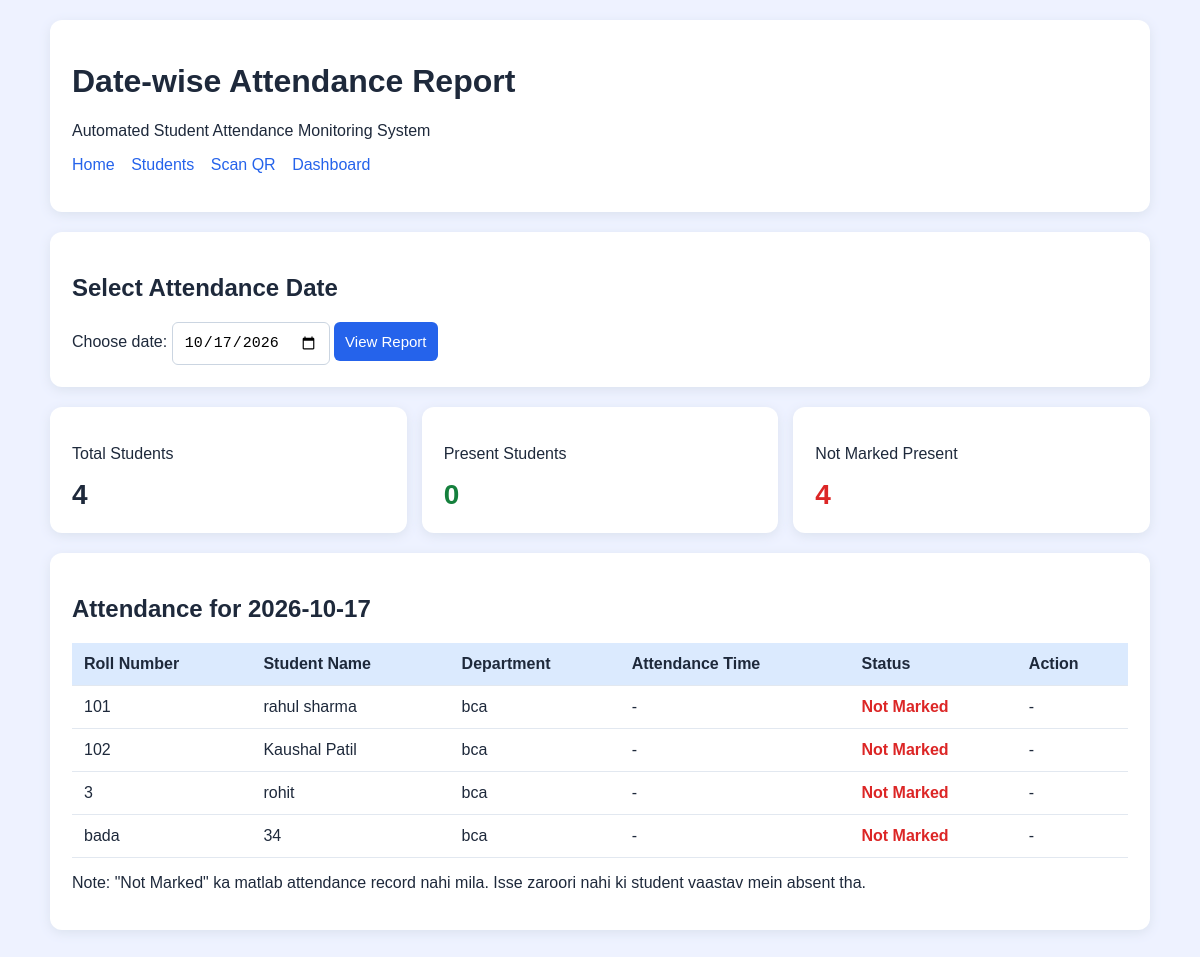
/date-report (signed in), run on the app's committed database.
### tables this page shows
CREATE TABLE students (
                id INTEGER PRIMARY KEY AUTOINCREMENT,
                roll_no TEXT NOT NULL UNIQUE,
                name TEXT NOT NULL,
                department TEXT NOT NULL
            , qr_token TEXT);

### app.py (the view)
@app.route("/date-report")
@login_required
def date_report():
    selected_date = request.args.get(
        "date", datetime.now().strftime("%Y-%m-%d")
    )
    try:
        selected_date = datetime.strptime(
            selected_date, "%Y-%m-%d"
        ).strftime("%Y-%m-%d")
    except (ValueError, TypeError):
        selected_date = datetime.now().strftime("%Y-%m-%d")
    with get_db() as conn:
        records = conn.execute("""
            SELECT
                s.id AS student_id,
                s.roll_no,
                s.name,
                s.department,
                a.attendance_time,
                a.status
            FROM students s
            LEFT JOIN attendance a
                ON s.id = a.student_id
                AND a.attendance_date = ?
            ORDER BY s.roll_no
        """, (selected_date,)).fetchall()
    present_count = sum(
        1 for record in records
        if record["status"] == "Present"
    )
    return render_template(
        "date_report.html",
        records=records,
        selected_date=selected_date,
        total_students=len(records),
        present_count=present_count,
        not_marked_count=len(records) - present_count
    )

### app.py (called while the page is built)
def get_db():
    conn = sqlite3.connect(str(DATABASE))
    conn.row_factory = sqlite3.Row
    conn.execute("PRAGMA foreign_keys = ON")
    return conn

def login_required(view):
    @wraps(view)
    def wrapped(*args, **kwargs):
        if "admin_id" not in session:
            return redirect(url_for("login"))
        return view(*args, **kwargs)
    return wrapped

### templates/date_report.html (shortened to what this page needs)
<!DOCTYPE html>
<html lang="en">
<head>
</head>
<body>
<div class="container">
    <div class="card">
        <h1>Date-wise Attendance Report</h1>
        <p>Automated Student Attendance Monitoring System</p>
        <p>
            <a href="/">Home</a>
            <a href="/students">Students</a>
            <a href="/scan">Scan QR</a>
            <a href="/report">Dashboard</a>
        </p>
    </div>
    <div class="card">
        <h2>Select Attendance Date</h2>
        <form method="GET" action="{{ url_for('date_report') }}">
            <label for="date">Choose date: </label>
            <input
                type="date"
                id="date"
                name="date"
                value="{{ selected_date }}"
                required
            >
            <button type="submit">View Report</button>
        </form>
    </div>
    <div class="summary">
        <div class="card">
            <p>Total Students</p>
            <div class="number">{{ total_students }}</div>
        </div>
        <div class="card">
            <p>Present Students</p>
            <div class="number green">{{ present_count }}</div>
        </div>
        <div class="card">
            <p>Not Marked Present</p>
            <div class="number red">{{ not_marked_count }}</div>
        </div>
    </div>
    <div class="card">
        <h2>Attendance for {{ selected_date }}</h2>
        <div class="table-wrap">
            <table>
                <thead>
                    <tr>
                        <th>Roll Number</th>
                        <th>Student Name</th>
                        <th>Department</th>
                        <th>Attendance Time</th>
                        <th>Status</th>
                        <th>Action</th>
                    </tr>
                </thead>
                <tbody>
                {% for student in records %}
                    <tr>
                        <td>{{ student.roll_no }}</td>
                        <td>{{ student.name }}</td>
                        <td>{{ student.department }}</td>
                        <td>
                            {{ student.attendance_time or '-' }}
                        </td>
                        <td>
                            {% if student.status == 'Present' %}
                                <strong class="green">Present</strong>
                            {% else %}
                                <strong class="red">Not Marked</strong>
                            {% endif %}
                        </td>
                        <td>
                            {% if student.status == 'Present' %}
                                <form
                                    method="POST"
                                    action="{{ url_for(
                                        'delete_attendance',
                                        student_id=student.student_id
                                    ) }}"
                                    onsubmit="return confirm(
                                        'Kya aap {{ student.name }} ki {{ selected_date }} wali attendance delete karna chahte hain?'
                                    );"
                                >
                                    <input
                                        type="hidden"
                                        name="date"
                                        value="{{ selected_date }}"
                                    >
                                    <button
                                        type="submit"
                                        class="delete-btn"
                                    >
                                        Delete Attendance
                                    </button>
                                </form>
                            {% else %}
                                -
                            {% endif %}
                        </td>
                    </tr>
                {% else %}
                    <tr>
                        <td colspan="6">No students registered yet.</td>
                    </tr>
                {% endfor %}
                </tbody>
            </table>
        </div>
        <p>
            Note: "Not Marked" ka matlab attendance record nahi mila.
            Isse zaroori nahi ki student vaastav mein absent tha.
        </p>
    </div>
</div>
</body>
</html>

### templates/date_report.html (style rules this page uses)
* { box-sizing: border-box; }
body { font-family: Arial, sans-serif; background: #eef2ff; color: #1e293b; padding: 20px; margin: 0; }
.container { max-width: 1100px; margin: auto; }
.card { background: white; padding: 22px; margin-bottom: 20px; border-radius: 12px; box-shadow: 0 3px 12px #dbe2ef; }
.summary { display: grid; grid-template-columns: repeat(auto-fit, minmax(160px, 1fr)); gap: 15px; }
.number { font-size: 28px; font-weight: bold; }
.green { color: #15803d; }
.red { color: #dc2626; }
input, button { padding: 11px; border-radius: 6px; font-size: 15px; }
input { border: 1px solid #cbd5e1; }
button { background: #2563eb; color: white; border: none; cursor: pointer; }
a { color: #2563eb; text-decoration: none; margin-right: 12px; }
.table-wrap { overflow-x: auto; }
table { width: 100%; min-width: 780px; border-collapse: collapse; }
th, td { padding: 12px; text-align: left; border-bottom: 1px solid #e2e8f0; }
th { background: #dbeafe; }

### data on the page
students: roll_no "101", name "rahul sharma", department "bca", attendance_time "-"
students: roll_no "102", name "Kaushal Patil", department "bca", attendance_time "-"
students: roll_no "3", name "rohit", department "bca", attendance_time "-"
students: roll_no "bada", name "34", department "bca", attendance_time "-"

### other printed values
{{ total_students }} "4"
{{ present_count }} "0"
{{ not_marked_count }} "4"
{{ selected_date }} "2026-10-17"
